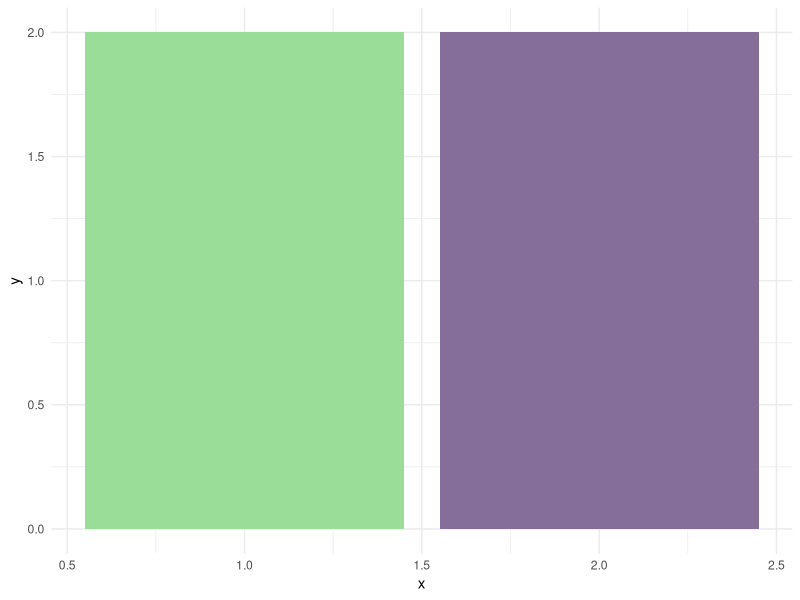
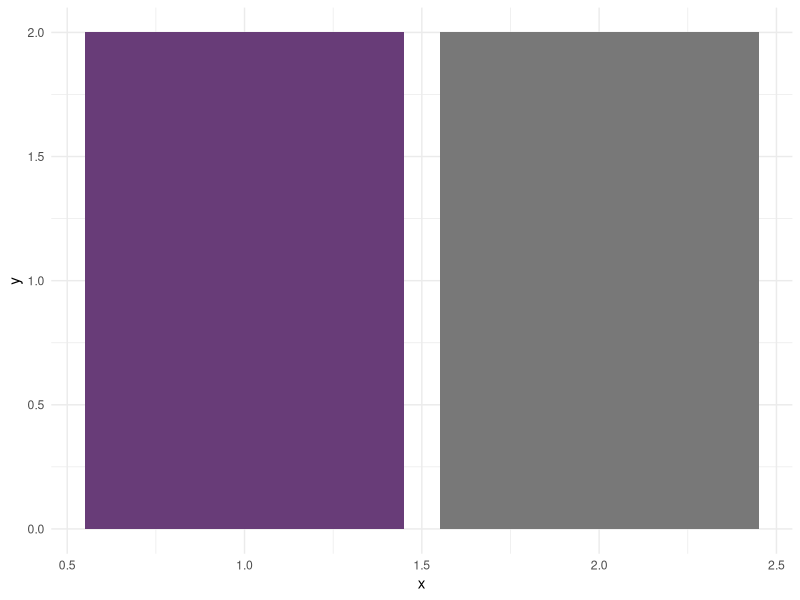
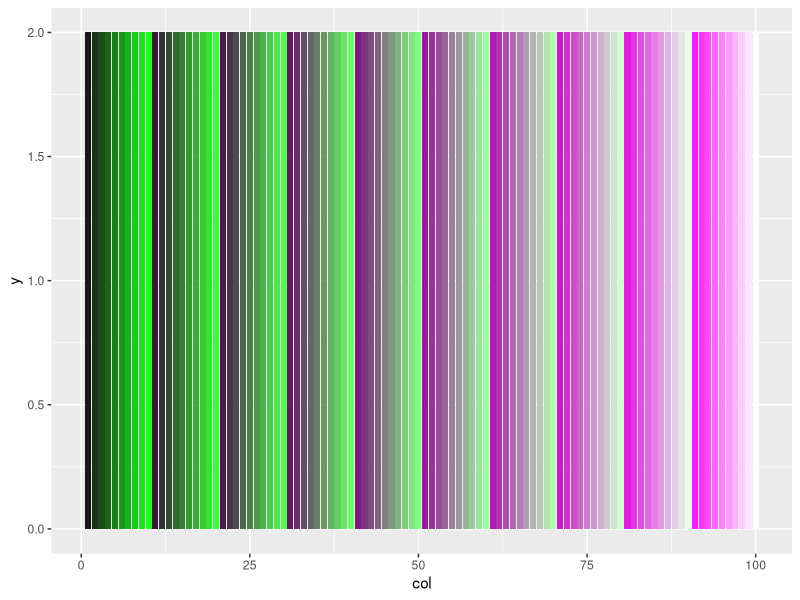
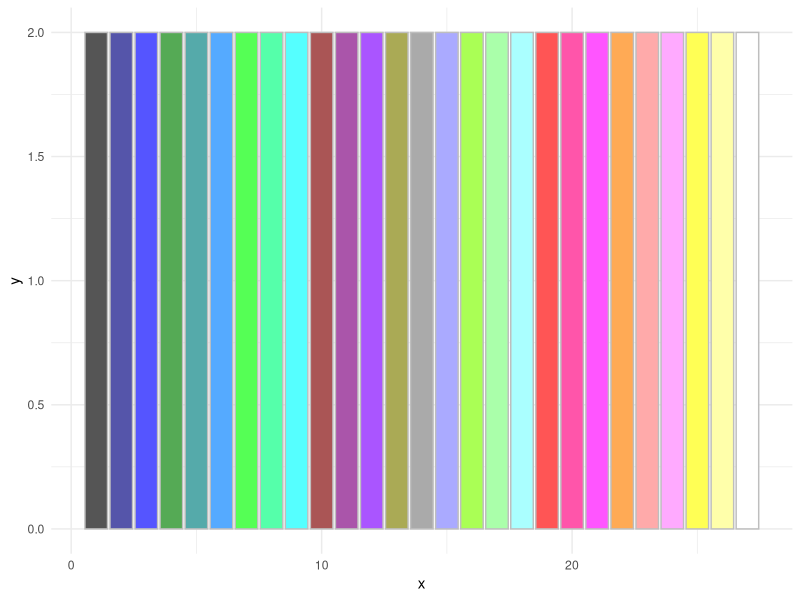

These figures' R source, in order:
## ---- chunk 1
library(ggplot2)

x <- "#99dd99"

to_rgb <- col2rgb(x)
to_rgb
## ---- chunk 2
to_red <- to_rgb
to_red[[1]] <- to_red[[1]] * 0.87
to_red[[2]] <- to_red[[2]] * 0.5
#to_red[[1]] <- to_red[[1]] * 1.2

#to_red <- to_red * 2.3

x_red <- rgb(to_red[[1]], to_red[[2]], to_red[[3]], maxColorValue = 255)


to_red 
to_rgb

ggplot(data = data.frame(x = 1:2, y = 2)) +
  geom_col(aes(x = x, y = y), fill = c(x, x_red)) + 
  theme_minimal()

## ---- chunk 3
blue <- 120
red <- blue * 0.87
green <- blue * 0.5

new_col <- rgb(red, green, blue, maxColorValue = 255)
new_col2 <- rgb(blue, blue, blue, maxColorValue = 255)

ggplot(data = data.frame(x = 1:2, y = 2)) +
  geom_col(aes(x = x, y = y), fill = c(new_col, new_col2)) + 
  theme_minimal()
## ---- chunk 4
no_bins <- 10
bins <- 1:no_bins * 255 / no_bins
combos <- as.data.frame(expand.grid(bins, bins, bins))
colnames(combos) <- c("red", "green", "blue")
crows <- seq_len(nrow(combos))
to_rgb <- rgb(combos$red[crows], combos$green[crows], combos$blue[crows], maxColorValue = 255)
combos$hex <- to_rgb
combos$y <- 2
combos <- combos[combos$hex == sort(combos$hex), ]
combos$col <- seq_len(nrow(combos))
combos
## ---- chunk 5
ggplot(data = combos) +
  geom_col(aes(col, y), fill = combos$hex)
## ---- chunk 6
library(tidyverse)

no_bins <- 3
bins <- 1:no_bins * 255 / no_bins
combos <- tibble(expand.grid(bins, bins, bins))
colnames(combos) <- c("red", "green", "blue")

prep_combos <- combos %>% 
  mutate(total = red+blue+green) %>% 
  transpose() %>% 
  map(~ {
    x <- .x
    x$hex <- rgb(x$red, x$green, x$blue, maxColorValue = 255)
    x
  }) %>% 
  bind_rows() %>% 
  arrange(blue, green, red) %>% 
  mutate(x = 1:27, y = 2)

prep_combos

prep_combos %>% 
  ggplot() +
  geom_col(aes(x, y, fill = hex), color = "gray") +
  scale_fill_manual(values = prep_combos$hex) +
  theme_minimal() +
  theme(legend.position = "none") 
